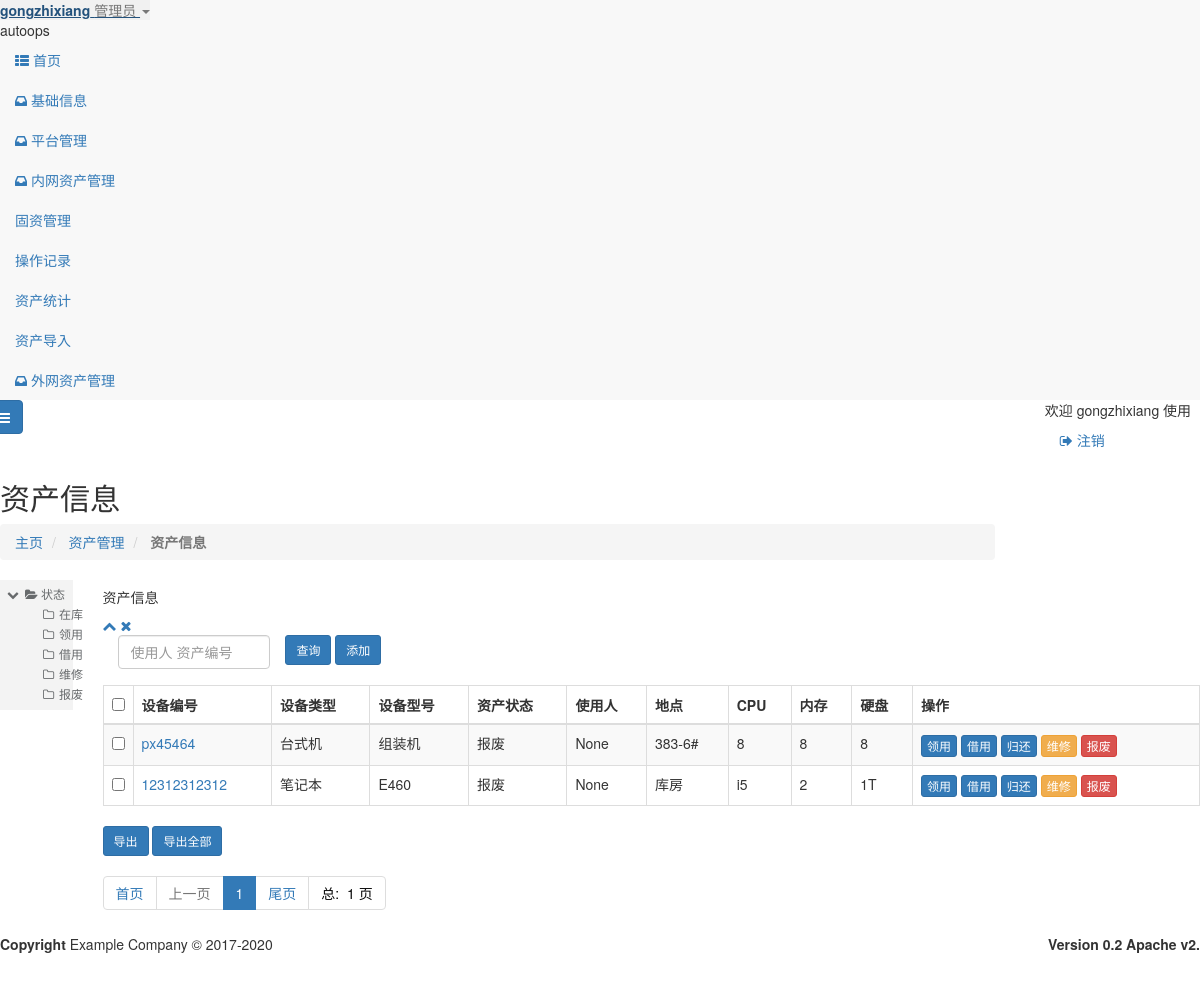
The page /assets/assets.html (signed in) on the database as committed earlier.
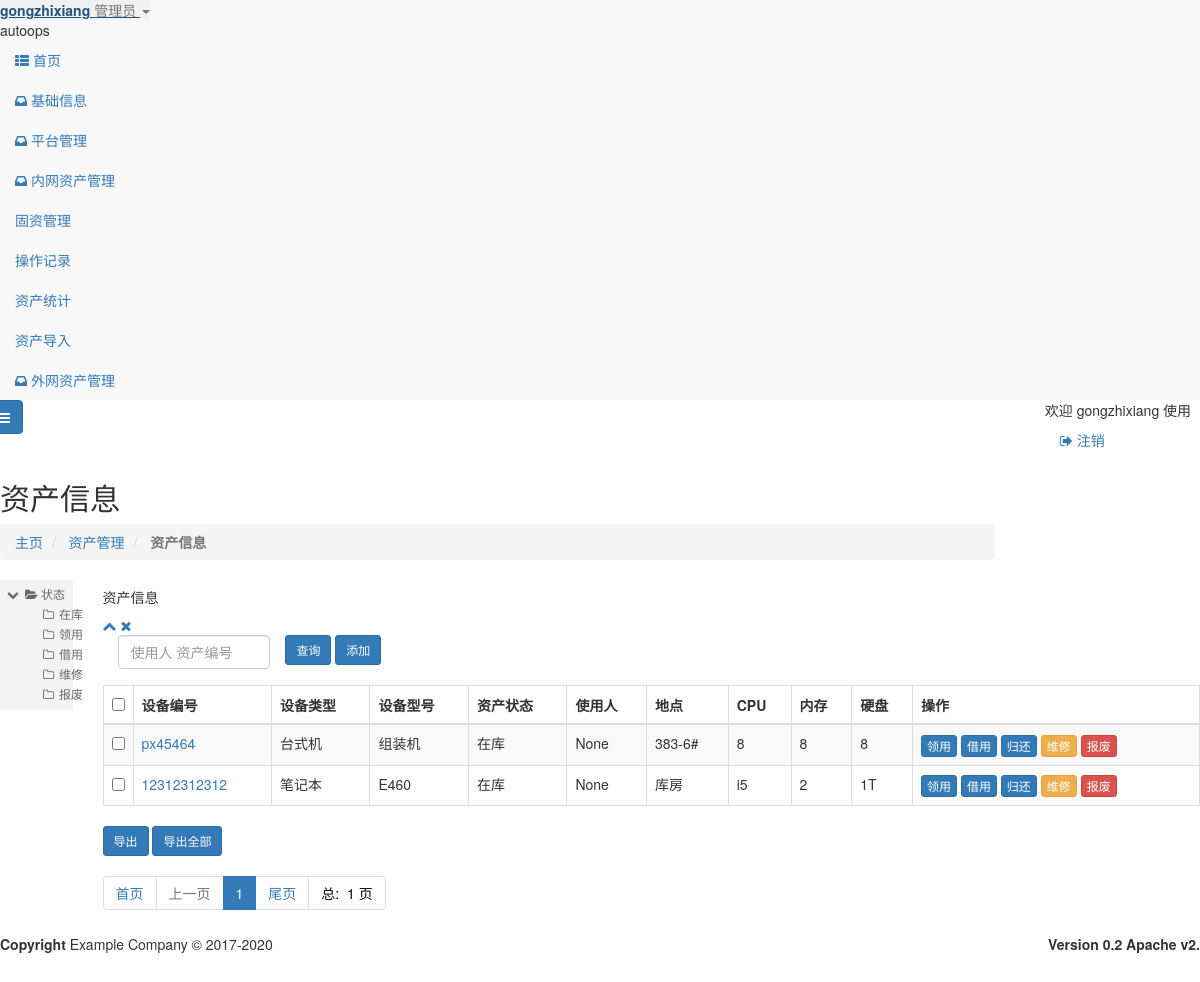
The same page on the database as committed later.
### assets/models.py (models this page shows, shortened)
class assets(models.Model):
    active = models.ForeignKey(to=active, to_field='id', on_delete=models.CASCADE, verbose_name='状态', default=1)
    uid = models.CharField(max_length=24,primary_key=True,verbose_name='资产编号',db_index=True)
    pid = models.CharField(verbose_name='设备号', max_length=24, null=True, blank=True)
    utype = models.ForeignKey(to=platform,on_delete=models.CASCADE,to_field='id',verbose_name='设备类型')
    usize = models.ForeignKey(to=platform_size,on_delete=models.CASCADE,to_field='id',verbose_name='设备型号')
    user = models.CharField(verbose_name='使用人',max_length=24,db_index=True,null=True,blank=True)
    upart = models.CharField(verbose_name='部门', max_length=24, db_index=True, null=True, blank=True)
    addr = models.CharField(verbose_name='存放地点', max_length=24, null=True, blank=True, default='库房')
    cpu = models.CharField(max_length=64, verbose_name='CPU', null=True, blank=True)
    mem = models.CharField(max_length=64, verbose_name='内存', null=True, blank=True)
    disk = models.CharField(max_length=256, verbose_name="硬盘", null=True, blank=True)
    sn = models.CharField(verbose_name='SN号', max_length=24, null=True, blank=True)
    nmac = models.CharField(verbose_name='有线mac', max_length=24, null=True, blank=True)
    wmac = models.CharField(verbose_name='无线mac', max_length=24, null=True, blank=True)
    ctime = models.DateField(verbose_name='入库时间')
    otime = models.DateField(verbose_name='领（借）用时间', null=True, blank=True)
    gtime = models.DateField(verbose_name='归还(报废)时间', null=True, blank=True)
    ps = models.CharField(verbose_name='备注', max_length=24, null=True, blank=True)
    class Meta:
        db_table = "assets"
        verbose_name = "固定资产"
        verbose_name_plural = '固定资产'
        permissions = {
            ('read_assets', u"quit"
                            u"只读资产库"),
        }

class active(models.Model):
    name = models.CharField(max_length=24,verbose_name='状态',unique=True)
    class Meta:
        db_table = 'active'
        verbose_name = '资产状态'
        verbose_name_plural = verbose_name
    def __str__(self):
        return self.name

### base_info/models.py (models this page shows)
class platform(models.Model):
    id =models.AutoField(primary_key=True, blank=False, verbose_name='id')
    name = models.CharField(max_length=24, verbose_name='设备类型')
    class Meta:
        db_table = "platform"
        verbose_name = "设备类型"
        verbose_name_plural = '设备类型'
    def __str__(self):
        return self.name

class platform_size(models.Model):
    name = models.CharField(max_length=24,verbose_name='设备型号')
    platform = models.ForeignKey(verbose_name="设备型号",to=platform,to_field='id',on_delete=models.CASCADE)
    class Meta:
        db_table = "platform_size"
        verbose_name = "设备型号"
        verbose_name_plural = '设备型号'
    def __str__(self):
        return self.name

### assets/views.py (the view)
# urls.py: path('assets.html', views.AssetsList.as_view(), name='assets_list'),
class AssetsList(LoginRequiredMixin,ListView):
    template_name = 'assets/assets.html'
    model = assets
    context_object_name = 'assets_list'
    paginate_by = settings.DISPLAY_PER_PAGE
    ordering = ("active_id")
    def get_context_data(self, *, object_list=None, **kwargs):
        search_data = self.request.GET.copy()
        try:
            search_data.pop("page")
        except BaseException as e:
            pass
        context = {
            "search_data": search_data.urlencode(),
            "assets_class": 'active',
        }
        kwargs.update(context)
        return super().get_context_data(**kwargs)
    def get_queryset(self):
        if self.request.GET.get('name'):
            query = self.request.GET.get('name', None)
            try:
                queryset =super().get_queryset().filter(Q(user=query)|Q(uid=query)|Q(active_id=query)).order_by('active_id')
            except BaseException as e:
                queryset =super().get_queryset().filter(Q(user=query)|Q(uid=query)).order_by('active_id')
        else:
            queryset = super().get_queryset()
        return queryset

### templates/assets/assets.html (shortened to what the changed rows need)
{% extends "base.html" %}
{% load  static %}
{% block header-css %}
    <link href="{% static 'css/plugins/ztree/awesomeStyle/awesome.css' %}" rel="stylesheet">
{% endblock %}
{% block page-content %}
    <div class="row wrapper border-bottom white-bg page-heading ">
        <div class="col-lg-10">
            <h2>资产信息</h2>
        </div>
    </div>
    <div class="wrapper wrapper-content animated fadeInRight">
        <div class="row">
            <div class="col-lg-11" id="split-right">
                <div class="ibox float-e-margins">
                    <div class="ibox-content">
                        <div class="table-responsive">
                            <form id="del_form_cmdb_all" class="form-horizontal  "
                                  action="{% url "assets:assets_export" %}" method="post">
                                <table class="table table-striped table-bordered table-hover dataTables-cmdb">
                                    <thead>
                                    <tr>
                                        <th width="20"><input type="checkbox" id="CheckedAll"></th>
                                        <th>设备编号</th>
                                        <th>设备类型</th>
                                        <th>设备型号</th>
                                        <th>资产状态</th>
                                        <th>使用人</th>
                                        <th>地点</th>
                                        <th>CPU</th>
                                        <th>内存</th>
                                        <th>硬盘</th>
                                        <th>操作</th>
                                    </tr>
                                    </thead>
                                    <tbody>
                                    {% for   row   in   assets_list %}
                                        <tr class="gradeA" id="{{ row.id }}">
                                            <td><input type="checkbox" value="{{ row.uid }}" name="id"></td>
                                            <td class="center">
                                                <a href='{% url 'assets:assets_detail' row.uid %}'>{{ row.pid }}</a>
                                            </td>
                                            <td class="center">{{ row.utype }}</td>
                                            <td class="center">{{ row.usize }}</td>
                                            <td class="center">{{ row.active }}</td>
                                            <td class="center">{{ row.user }}</td>
                                            <td class="center">{{ row.addr }}</td>
                                            <td class="center">{{ row.cpu }}</td>
                                            <td class="center">{{ row.mem }}</td>
                                            <td class="center">{{ row.disk }}</td>
                                            <td><a class="btn btn-primary  btn-xs "
                                                   href="{% url "assets:assets_update_g" pk=row.uid %} ">领用</a>
                                                <a class="btn btn-primary  btn-xs "
                                                   href="{% url "assets:assets_update_o" pk=row.uid %} ">借用</a>
                                                <a class="btn btn-primary  btn-xs " id="{{ row.uid  }}"
                                                   href="{% url "assets:assets_update_i" pk=row.uid %} ">归还</a>
                                                <a class="btn btn-warning  btn-xs "href="{% url "assets:assets_log" pk=row.uid %}">维修</a>
                                                <a class="btn  btn-danger btn-xs "
                                                   href="{% url "assets:assets_update_p" pk=row.uid %} ">报废</a>
                                            </td>
                                        </tr>
                                    {% endfor %}
                                    </tbody>
                                </table>
                            </form>
                        </div>
                    </div>
                </div>
            </div>
        </div>
    </div>
{% endblock %}

Rows that differ between the two databases and show on the page:
changed assets "px45464": active "报废" → "在库"
changed assets "库房": active "报废" → "在库"
